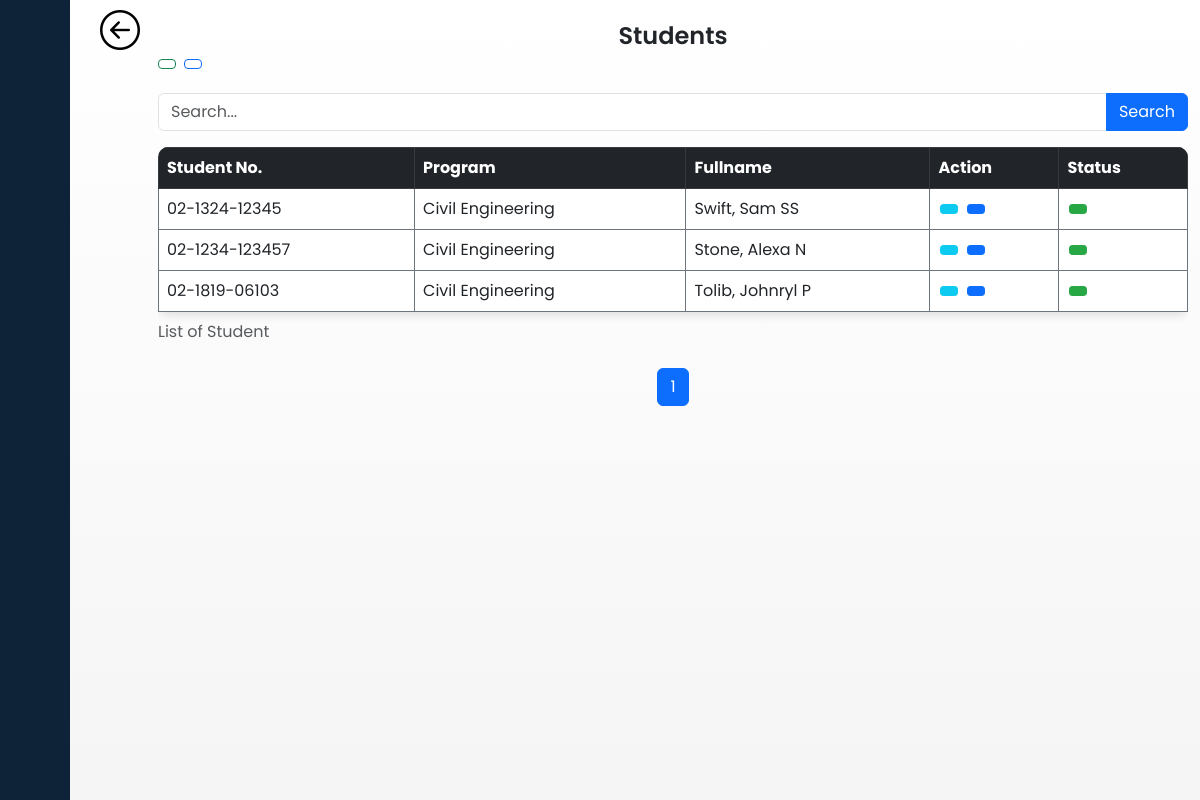
/head/student.php (signed in), run on the app's committed database.
### tables this page shows
CREATE TABLE `tbl_student` (
  `stud_id` int(11) NOT NULL,
  `program_id` int(11) NOT NULL,
  `stud_no` varchar(50) NOT NULL,
  `stud_fname` varchar(50) NOT NULL,
  `stud_mname` varchar(50) NOT NULL,
  `stud_lname` varchar(50) NOT NULL,
  `stud_password` varchar(50) NOT NULL,
  `stud_status` tinyint(1) NOT NULL,
  `created_at` timestamp NOT NULL DEFAULT current_timestamp()
);

CREATE TABLE `tbl_program` (
  `program_id` int(11) NOT NULL,
  `program_name` varchar(50) NOT NULL,
  `program_status` tinyint(1) NOT NULL
);

### head/student.php (the view, shortened to what this page needs)
<?php
require("../api/db-connect.php");
if (isset($_SESSION['program_id'])) {
    $program_id = $_SESSION['program_id'];
} else {
    header("Location: ../index.php");
    exit();
}
$recordsPerPage = 5;
$page = isset($_GET['page']) ? $_GET['page'] : 1;
$offset = ($page - 1) * $recordsPerPage;
$search = isset($_GET['search']) ? $_GET['search'] : '';
$sql = "SELECT s.*, p.program_name
        FROM tbl_student AS s
        JOIN tbl_program AS p ON s.program_id = p.program_id";
if (!empty($search)) {
    $sql .= " WHERE (s.stud_lname LIKE '%$search%' OR s.stud_fname LIKE '%$search%' OR s.stud_mname LIKE '%$search%' OR s.stud_no LIKE '%$search%') AND s.program_id = :program_id";
} else {
    $sql .= " WHERE s.program_id = :program_id";
}
$sql .= " ORDER BY s.stud_status DESC LIMIT :offset, :recordsPerPage";
$result = $conn->prepare($sql);
$result->bindParam(':program_id', $program_id, PDO::PARAM_INT);
$result->bindParam(':offset', $offset, PDO::PARAM_INT);
$result->bindParam(':recordsPerPage', $recordsPerPage, PDO::PARAM_INT);
$result->execute();
$countSql = "SELECT COUNT(*) as total FROM tbl_student WHERE program_id = :program_id";
$countStmt = $conn->prepare($countSql);
$countStmt->bindParam(':program_id', $program_id, PDO::PARAM_INT);
$countStmt->execute();
$totalCount = $countStmt->fetch(PDO::FETCH_ASSOC)['total'];
$totalPages = ceil($totalCount / $recordsPerPage);
?>
<!DOCTYPE html>
<html lang="en">
<head>
    <link href="https://cdn.lineicons.com/4.0/lineicons.css" rel="stylesheet" />
    <link href="https://cdn.jsdelivr.net/npm/bootstrap@5.3.0-alpha3/dist/css/bootstrap.min.css" rel="stylesheet">
    <link rel="stylesheet" href="style.css" type="text/css">
</head>
<body>
    <div class="wrapper">
        <?php
        include 'sidebar.php';
        ?>
            <?php
            include 'back.php';
            ?>
        <div class="container">
            <div class="row justify-content-center">
                <div class="col-md-12">
                    <div class="text-center mt-3">
                        <h1>Students</h1>
                    </div>
                    <div class="d-flex">
                        <a class="btn btn-outline-success btn-sm me-2" href="add_student.php"><i class="lni lni-plus"></i></a>
                        <a class="btn btn-outline-primary btn-sm" href="import_student.php"><i class="lni lni-upload"></i></a>
                    </div><br>
                    <form action="" method="GET" class="mb-3">
                        <div class="input-group">
                            <input type="text" class="form-control" name="search" placeholder="Search...">
                            <button class="btn btn-primary" type="submit">Search</button>
                        </div>
                    </form>
                    <div class="table-responsive">
                        <table class="table table-bordered border-secondary">
                            <caption>List of Student</caption>
                            <thead class="table-dark">
                                <tr>
                                    <th scope="col">Student No.</th>
                                    <th scope="col">Program</th>
                                    <th scope="col">Fullname</th>
                                    <th scope="col">Action</th>
                                    <th scope="col">Status</th>
                                </tr>
                            </thead>
                            <tbody>
                                <?php if ($result->rowCount() > 0) : ?>
                                    <?php while ($row = $result->fetch(PDO::FETCH_ASSOC)) : ?>
                                        <tr>
                                            <td><?php echo $row['stud_no']; ?></td>
                                            <td><?php echo $row['program_name']; ?></td>
                                            <td><?php echo $row['stud_lname'] . ', ' . $row['stud_fname'] . ' ' . $row['stud_mname']; ?></td>
                                            <td>
                                                <a class="btn btn-info btn-sm" href="edit_student.php?stud_id=<?php echo $row['stud_id']; ?>"><i class="lni lni-pencil"></i></a>
                                                <a href="student_record_test.php?student_id=<?php echo $row['stud_id']; ?>" class="btn btn-primary btn-sm eye-icon-btn"><i class="lni lni-eye eye-icon text-white"></i></a>
                                            </td>
                                            <td>
                                                <form method="post" style="display: inline;">
                                                    <button type="submit" name="toggle_status" class="btn btn-sm <?php echo $row['stud_status'] == 1 ? 'btn-success' : 'btn-warning'; ?>">
                                                    </button>
                                                </form>
                                            </td>
                                        </tr>
                                    <?php endwhile; ?>
                                <?php else : ?>
                                    <tr>
                                        <td colspan="5" class="text-center">No records found for student.</td>
                                    </tr>
                                <?php endif; ?>
                            </tbody>
                        </table>
                    </div>
                    <nav aria-label="Page navigation">
                        <ul class="pagination justify-content-center">
                            <?php for ($i = 1; $i <= $totalPages; $i++) : ?>
                                <li class="page-item <?php echo $i == $page ? 'active' : ''; ?>">
                                    <a class="page-link" href="?page=<?php echo $i; ?>&search=<?php echo $search; ?>"><?php echo $i; ?></a>
                                </li>
                            <?php endfor; ?>
                        </ul>
                    </nav>
                </div>
            </div>
        </div>
    </div>
</body>
</html>

### head/style.css (style rules this page uses)
a { text-decoration: none; }
li { list-style: none; }
h1 { font-weight: 600; font-size: 1.5rem; }
body { font-family: 'Poppins', sans-serif; }
.wrapper { display: flex; }
.wrapper { display: flex; height: 100vh; overflow-y: auto; width: 100%; background: linear-gradient(to bottom, rgb(255, 255, 255), rgb(245, 245, 245)); }
.container { margin-top: .5%; margin-bottom: .5%; overflow-y: auto; border-radius: 10px; }
.table { border-radius: 10px; overflow: hidden; box-shadow: 0 4px 8px rgba(0, 0, 0, 0.1); }
.table th, .table td { vertical-align: middle; }
.table .btn { margin: 0 2px; }
.table .btn-sm { padding: 0.25rem 0.5rem; font-size: 0.875rem; line-height: 1.5; border-radius: 0.2rem; }
.table .btn-success { background-color: #28a745; border-color: #28a745; }

### data on the page
tbl_student: stud_no "02-1324-12345", program.program_name "Civil Engineering", stud_lname "Swift", stud_fname "Sam", stud_mname "SS"
tbl_student: stud_no "02-1234-123457", program.program_name "Civil Engineering", stud_lname "Stone", stud_fname "Alexa", stud_mname "N"
tbl_student: stud_no "02-1819-06103", program.program_name "Civil Engineering", stud_lname "Tolib", stud_fname "Johnryl", stud_mname "P"
